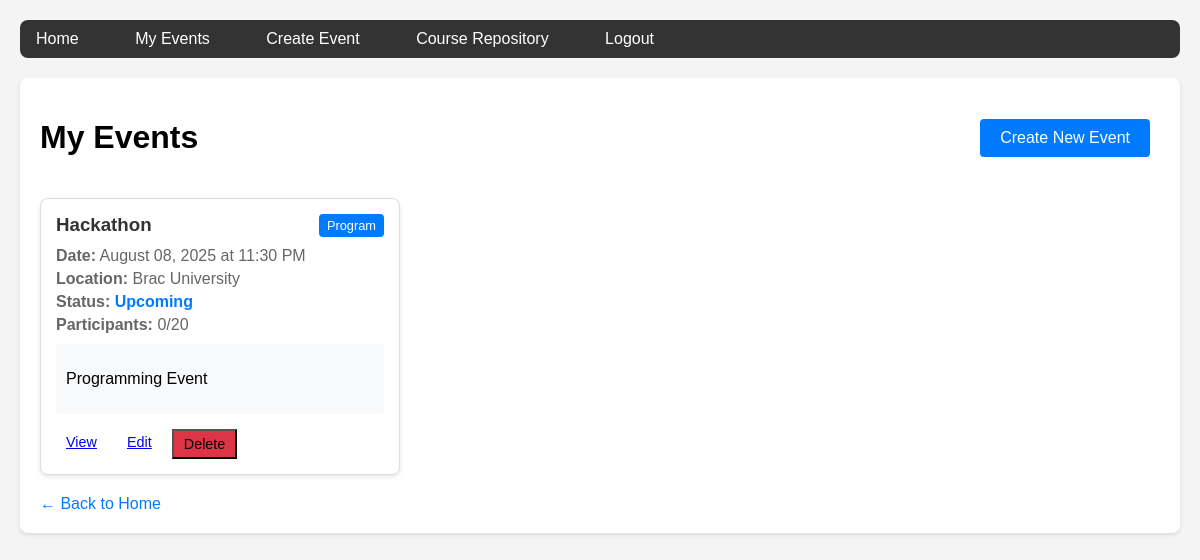
/events/21201327 (signed in), run on the app's committed database.
### app.py (models this page shows, shortened)
class Event(db.Model):
    id = db.Column(db.Integer, primary_key=True)
    title = db.Column(db.String(200), nullable=False)
    description = db.Column(db.Text, nullable=False)
    event_type = db.Column(db.String(50), nullable=False)  # 'event', 'competition', 'program'
    date = db.Column(db.DateTime, nullable=False)
    location = db.Column(db.String(200), nullable=False)
    max_participants = db.Column(db.Integer, nullable=True)
    current_participants = db.Column(db.Integer, default=0)
    status = db.Column(db.String(20), default='upcoming')  # 'upcoming', 'ongoing', 'completed', 'cancelled'
    created_at = db.Column(db.DateTime, default=datetime.utcnow)
    user_id = db.Column(db.Integer, db.ForeignKey('user.id'), nullable=False)

### app.py (the view)
    def decorated_function(*args, **kwargs):
        if 'user_id' not in session:
            if request.headers.get('Content-Type') == 'application/json':
                return jsonify({'error': 'Authentication required'}), 401
            return redirect(url_for('login'))
        return f(*args, **kwargs)

### app.py (called while the page is built)
def login_required(f):
    def decorated_function(*args, **kwargs):
        if 'user_id' not in session:
            if request.headers.get('Content-Type') == 'application/json':
                return jsonify({'error': 'Authentication required'}), 401
            return redirect(url_for('login'))
        return f(*args, **kwargs)
    decorated_function.__name__ = f.__name__
    return decorated_function

@app.route('/events/21201327')
@login_required
def events():
    user = User.query.get(session['user_id'])
    events = Event.query.filter_by(user_id=user.id).order_by(Event.date.desc()).all()
    return render_template('events.html', user=user, events=events)

### templates/events.html (shortened to what this page needs)
{% extends "base.html" %}
{% block content %}
<div class="events-header">
    <h1>My Events</h1>
    <a href="{{ url_for('create_event') }}" class="btn">Create New Event</a>
</div>
{% if events %}
<div class="events-grid">
    {% for event in events %}
    <div class="event-card">
        <div class="event-header">
            <h3>{{ event.title }}</h3>
            <span class="event-type">{{ event.event_type|title }}</span>
        </div>
        <div class="event-details">
            <p><strong>Date:</strong> {{ event.date.strftime('%B %d, %Y at %I:%M %p') }}</p>
            <p><strong>Location:</strong> {{ event.location }}</p>
            <p><strong>Status:</strong> <span class="status-{{ event.status }}">{{ event.status|title }}</span></p>
            {% if event.max_participants %}
            <p><strong>Participants:</strong> {{ event.current_participants }}/{{ event.max_participants }}</p>
            {% endif %}
        </div>
        <div class="event-description">
            <p>{{ event.description[:100] }}{% if event.description|length > 100 %}...{% endif %}</p>
        </div>
        <div class="event-actions">
            <a href="{{ url_for('view_event', event_id=event.id) }}" class="btn-small">View</a>
            <a href="{{ url_for('edit_event', event_id=event.id) }}" class="btn-small">Edit</a>
            <form method="POST" action="{{ url_for('delete_event', event_id=event.id) }}" style="display: inline;" onsubmit="return confirm('Are you sure you want to delete this event?')">
                <button type="submit" class="btn-small btn-danger">Delete</button>
            </form>
        </div>
    </div>
    {% endfor %}
</div>
{% else %}
<div class="no-events">
    <h2>No Events Found</h2>
    <p>You haven't created any events yet. <a href="{{ url_for('create_event') }}">Create your first event!</a></p>
</div>
{% endif %}
<div class="back-link">
    <a href="{{ url_for('home') }}">← Back to Home</a>
</div>
{% endblock %}

### templates/base.html (style rules this page uses)
body { font-family: Arial, sans-serif; margin: 0; padding: 20px; background-color: #f4f4f4; }
.btn { background: #007bff; color: white; padding: 10px 20px; border: none; border-radius: 4px; cursor: pointer; text-decoration: none; display: inline-block; margin-right: 10px; transition: background-color 0.3s; }
.btn-danger { background: #dc3545; }
.btn-small { padding: 5px 10px; font-size: 0.9em; }
.events-grid { display: grid; grid-template-columns: repeat(auto-fill, minmax(300px, 1fr)); gap: 20px; margin-top: 20px; }
.event-card { border: 1px solid #ddd; border-radius: 8px; padding: 15px; background: white; box-shadow: 0 2px 4px rgba(0,0,0,0.1); transition: transform 0.2s; }
.event-header { display: flex; justify-content: space-between; align-items: center; margin-bottom: 10px; }
.event-header h3 { margin: 0; color: #333; }
.event-type { background: #007bff; color: white; padding: 4px 8px; border-radius: 4px; font-size: 0.8em; }
.event-details p { margin: 5px 0; color: #666; }
.event-description { margin: 10px 0; padding: 10px; background: #f8f9fa; border-radius: 4px; }
.event-actions { margin-top: 15px; display: flex; gap: 10px; flex-wrap: wrap; }
.status-upcoming { color: #007bff; font-weight: bold; }
.events-header { display: flex; justify-content: space-between; align-items: center; margin-bottom: 20px; }
.back-link { margin-top: 20px; }
.back-link a { color: #007bff; text-decoration: none; }

### data on the page
Event: title "Hackathon", event_type "Program", date "August 08, 2025 at 11:30 PM", location "Brac University", status "Upcoming", current_participants "0", max_participants "20", description "Programming Event"
